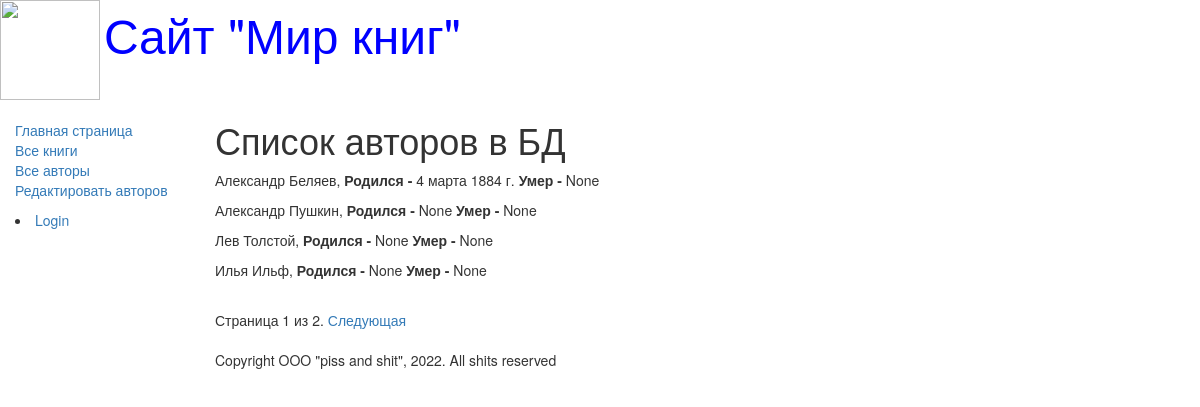
Screenshot of /authors/ with the database file from the repository.
### catalog/models.py (models this page shows, shortened)
class Author(models.Model):
    first_name = models.CharField(max_length=100, help_text='Введите имя автора', verbose_name='Имя автора')
    last_name = models.CharField(max_length=100, help_text='Введите фамилию автора', verbose_name='Фамилия автора')
    date_of_birth = models.DateField(help_text='Введите дату рождения', verbose_name='Дата рождения', null=True, blank=True)
    date_of_death = models.DateField(help_text='Введите дату смерти', verbose_name='Дата смерти', null=True, blank=True)

### catalog/views.py (the view)
# urls.py: re_path(r'^authors/$', views.AuthorListView.as_view(), name='authors'),
class AuthorListView(generic.ListView):
    model = Author
    paginate_by = 4

### templates/catalog/author_list.html
{% extends 'base_generic.html' %}
{%  block content %}
    <h1>Список авторов в БД</h1>
    {% if author_list %}
        {% for author in author_list.all %}
            <p>{{ author.first_name }}  {{ author.last_name }},
               <strong>Родился - </strong>{{ author.date_of_birth }}
               <strong>Умер - </strong>{{ author.date_of_death }}</p>
        {% endfor %}
        {% else %}
            <p>В базе данных нет авторов</p>
    {% endif %}
{% endblock %}

### rows the page displays
Author: first_name "Александр", last_name "Беляев", date_of_birth "4 марта 1884 г.", date_of_death "None"
Author: first_name "Александр", last_name "Пушкин", date_of_birth "None", date_of_death "None"
Author: first_name "Лев", last_name "Толстой", date_of_birth "None", date_of_death "None"
Author: first_name "Илья", last_name "Ильф", date_of_birth "None", date_of_death "None"

### other values shown
{{ page_obj.number }} "1"
{{ page_obj.paginator.num_pages }} "2"
